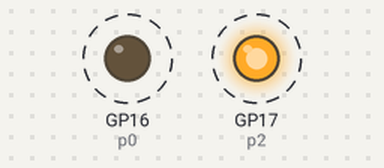
The program below on a simulated Raspberry Pi Pico running MicroPython. Shown: output pins drawn as LEDs (lit = HIGH). Dashed ring = blinking. What the program prints to the serial console is not drawn. At 40.0 s the program stops and its outputs stay as they are.

Above: at 0.5 s.
Timing chart, 0 to 4.6 s (numbered marks = the images above):
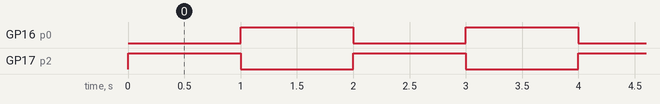

Measured:
- by itself, GP16 (p0): alternates HIGH for 1.0 s and LOW for 1.0 s, 39 changes in all, then stays HIGH
- by itself, GP17 (p2): alternates HIGH for 1.0 s and LOW for 1.0 s, 40 changes in all, then stays LOW

The program:

led.py
```python
from machine import Pin
import time
p0 = Pin(16, Pin.OUT)    # create output pin on GPIO0
p0.on()                 # set pin to "on" (high) level
p0.off()                # set pin to "off" (low) level
p0.value(1)             # set pin to on/high

p2 = Pin(17, Pin.OUT)     # create input pin on GPIO2
print(p2.value())       # get value, 0 or 1


for i in range(0,20):
    p2.on()
    p0.off()
    time.sleep(1)
    p2.off()
    p0.on()
    time.sleep(1)
```
